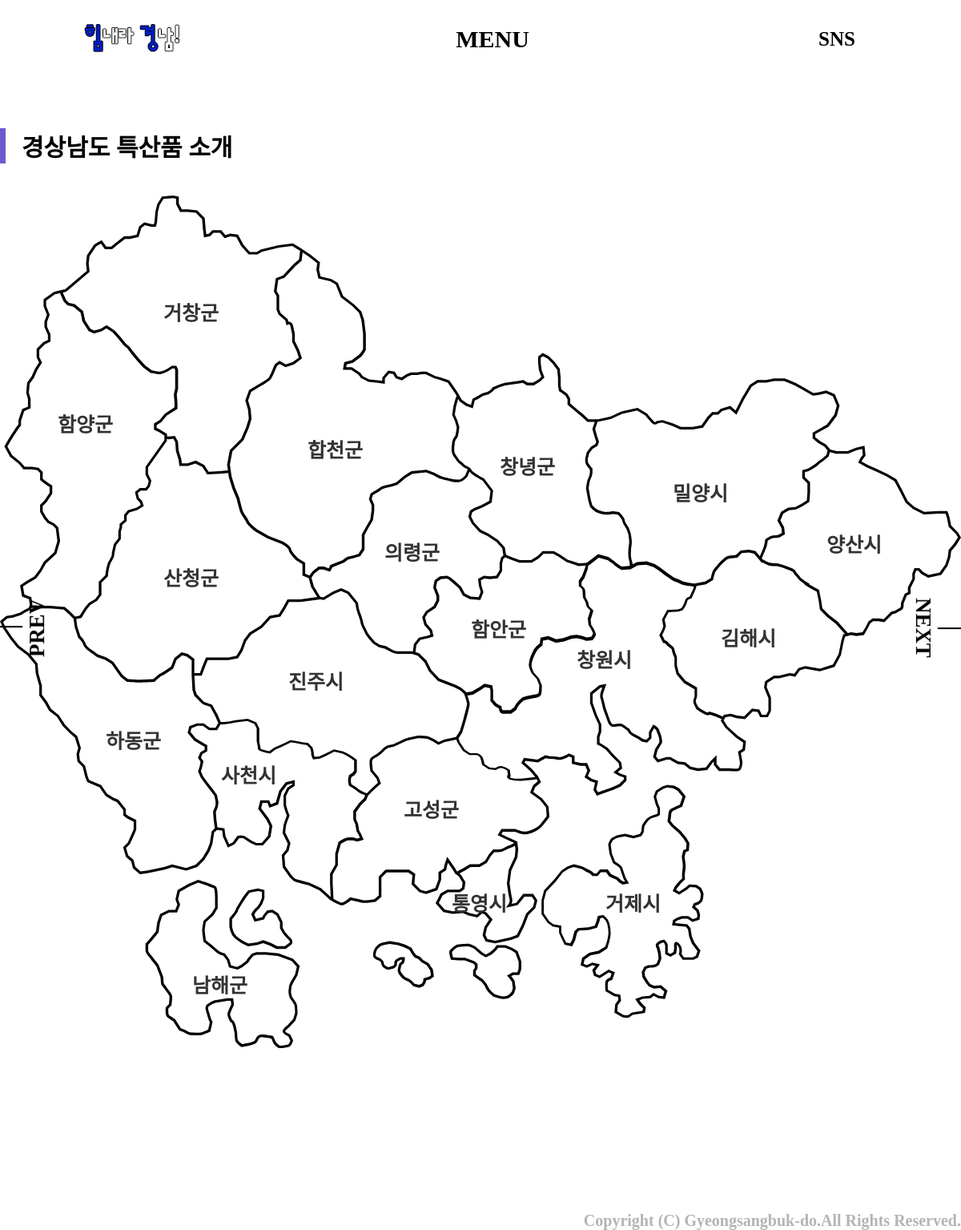
The app's page /sub1 with its own data.
### tables this page shows
CREATE TABLE `specialty` (
  `area` text NOT NULL,
  `img` text NOT NULL,
  `specialty` text NOT NULL
);

### lib.php (called while the page is built, shortened)
<?php
function view($page, $data=[])
{
    extract($data);
    require_once("../src/views/template/header.php");
    require_once("../src/views/{$page}.php");
    require_once("../src/views/template/footer.php");
};

### src/Controller/View.php (called while the page is built, shortened)
<?php
class View
{
    function sub1Page()
    {
        $result = fetchAll("SELECT * FROM specialty");
        view("sub1", ["list" => $result]);
    }
}

### web.php (called while the page is built, shortened)
<?php
$get(
    "/@View@indexPage",
    "/sub1@View@sub1Page",
    "/sub2@View@sub2Page",
    "/sub3@View@sub3Page",
    "/api/event/:tel/stamps@Api@stampsApi",
    "/admin_specialty@View@adminSpecialtyPage",
    "/admin_event@View@adminEventPage",
    "/admin@View@adminPage",
    "/detail@View@detailPage",
);

### public/index.php (called while the page is built, shortened)
<?php
require_once("../lib.php");
require_once("../src/Route.php");
require_once("../src/DB.php");
require_once("../web.php");

### src/DB.php (called while the page is built, shortened)
<?php
class DB
{
    static $db = null;
    static function get()
    {
        $option = [ 19 => 5, 3 => 2 ];
        if(is_null(self::$db)) {
            self::$db = new \PDO("mysql:host=localhost; dbname=2022_2; charset=utf8mb4", "root", "", $option);
        }
        return self::$db;
    }
}
function fetchAll($sql, $data=[])
{
    $q = DB::get()->prepare($sql);
    $q -> execute($data);
    return $q -> fetchAll();
};

### src/views/sub1.php (the view, shortened to what this page needs)
<div id="app" class="sub1 sub">
        <header class="flex">
            <div class="logo">
                <img src="./img/slogan.png" alt="sloganImg" title="sloganImg">
            </div>
            <div class="menu"><label for="menu_on">MENU</label></div>
            <div class="sns">
                <label class="sns_on" for="sns_on">SNS</label>
            </div>
        </header>
        <main class="sub1 sub">
            <section class="container">
                <h3 class="title">경상남도 특산품 소개</h3>
                <div class="map">
                    <div class="svg">
                    </div>
                    <ul class="text">
                        <?php foreach($list as $item): ?>
                            <li>
                                <?=$item->area ?>
                            </li>
                        <?php endforeach; ?>
                    </ul>
                </div>
            </section>
            <div class="left_box box flex">
                <h3>PREV</h3>
            </div>
            <div class="right_box box flex">
                <h3>NEXT</h3>
            </div>
        </main>
        <footer>
            <p>Copyright (C) Gyeongsangbuk-do.All Rights Reserved.</p>
        </footer>
    </div>

### src/Route.php (shortened to what this page needs)
<?php
function init($pages)
{
    [$url] = explode("?", $_SERVER["REQUEST_URI"]);
    foreach($pages as $p)
    {
        [$path, $name, $method] = explode("@", $p);
        $reg = preg_replace("/:[^\/]+/", "([^/]+)", $path);
        $reg = preg_replace("/\//", "\\/", $reg);
        $reg = "/^".$reg."$/";
        if(preg_match($reg, $url, $r))
        {
            $con = new $conName();
            $con->{$method}($r);
            exit;
        }
    }
};
function call($method, $args)
{
    if($_SERVER["REQUEST_METHOD"] == $method)
    {
        init($args);
    }
};
$get = fn(...$args) => call("GET", $args);

### src/views/template/header.php (shortened to what this page needs)
<!DOCTYPE html>
<html lang="ko">
<head>
    <link rel="stylesheet" href="./css/style.css">
    <link rel="stylesheet" href="./fontawesome/css/font-awesome.css">
</head>
<body>

### src/views/template/footer.php (shortened to what this page needs)
</body>
</html>

### public/css/style.css (style rules this page uses)
* { margin: 0; padding: 0; box-sizing: border-box; }
ul, li { list-style: none; }
.flex { display: flex; }
#app { width: 100%; height: 100vh; }
#app header { position: fixed; width: 100%; height: 100px; padding: 0 70px; justify-content: space-between; align-items: center; z-index: 1; }
#app header label { display: block; font-weight: bold; font-size: 30px; cursor: pointer; }
#app header .sns { position: relative; width: 170px; padding: 0 45px; height: auto; text-align: center; }
#app header .sns label { font-size: 25px; }
#app header label:after { display: block; content: ""; width: 0%; height: 3px; background: #333; transition: .3s; }
#app { grid-template-rows: auto 30px; }
#app main { position: relative; width: 100%; justify-content: center; align-items: center; gap: 100px; }
#app main>.box { position: fixed; font-size: 23px; cursor: pointer; }
#app main>.box::after { position: absolute; display: block; content: ""; width: 2px; height: 100%; left: 50%; top: -110%; background: #000; transform: none; }
#app main>.left_box { top: 50%; left: 10px; transform: rotate(-90deg); }
#app main>.right_box { top: 50%; right: 10px; transform: rotate(90deg); }
#app main.sub1 { padding-top: 120px; }
#app main.sub1 section.container { width: 1200px; margin: 0 auto; padding-bottom: 200px; overflow: hidden; }
#app main h3.title { padding-left: 20px; border-left: 7px solid slateblue; font-size: 30px; margin: 40px 0; }
#app main.sub1 .map { position: relative; width: 100%; }
#app main.sub1 .map .text li { position: absolute; width: 90px; line-height: 40px; height: 40px; left: 0; top: 0; font-size: 25px; color: #333; font-weight: bold; cursor: pointer; transition: .3s; }
#app main.sub1 .map svg { width: 100%; height: 100%; }
#app main.sub1 section.container .map .text li:nth-child(1) { left: 60%; top: 52.5%; }
#app main.sub1 section.container .map .text li:nth-child(2) { left: 30%; top: 55%; }
#app main.sub1 section.container .map .text li:nth-child(3) { left: 47%; top: 81%; }
#app main.sub1 section.container .map .text li:nth-child(4) { left: 23%; top: 66%; }
#app main.sub1 section.container .map .text li:nth-child(5) { left: 75%; top: 50%; }
#app main.sub1 section.container .map .text li:nth-child(6) { left: 70%; top: 33%; }
#app main.sub1 section.container .map .text li:nth-child(7) { left: 63%; top: 81%; }
#app main.sub1 section.container .map .text li:nth-child(8) { left: 86%; top: 39%; }
#app main.sub1 section.container .map .text li:nth-child(9) { left: 40%; top: 40%; }
#app main.sub1 section.container .map .text li:nth-child(10) { left: 49%; top: 49%; }
#app main.sub1 section.container .map .text li:nth-child(11) { left: 52%; top: 30%; }
#app main.sub1 section.container .map .text li:nth-child(12) { left: 42%; top: 70%; }
#app main.sub1 section.container .map .text li:nth-child(13) { left: 20%; top: 90.5%; }
#app main.sub1 section.container .map .text li:nth-child(14) { left: 11%; top: 62%; }
#app main.sub1 section.container .map .text li:nth-child(15) { left: 17%; top: 43%; }
#app main.sub1 section.container .map .text li:nth-child(16) { left: 6%; top: 25%; }
#app main.sub1 section.container .map .text li:nth-child(17) { left: 17%; top: 12%; }
#app main.sub1 section.container .map .text li:nth-child(18) { left: 32%; top: 28%; }
#app footer { width: 100%; }
#app footer p { font-size: 20px; font-weight: bold; color: rgb(180, 180, 180); text-align: right; }

### records on screen
specialty: area "창원시"
specialty: area "진주시"
specialty: area "통영시"
specialty: area "사천시"
specialty: area "김해시"
specialty: area "밀양시"
specialty: area "거제시"
specialty: area "양산시"
specialty: area "의령군"
specialty: area "함안군"
specialty: area "창녕군"
specialty: area "고성군"
specialty: area "남해군"
specialty: area "하동군"
specialty: area "산청군"
specialty: area "함양군"
specialty: area "거창군"
specialty: area "합천군"
